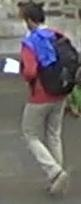
#> input picture Retrieve_dst_21611.jpg, 81 x 204 px, given in place of 0022_c4_f0031602.jpg, which was not available
$ python dHash_test.py
#> lines starting #> are read from the running program, lines starting #| are printed output that depends on the picture; pictures that were not available may be replaced by others from this repository, and a replacement may not be noted
# -*- coding: utf-8 -*-
"""
(ref) https://www.pyimagesearch.com/2017/11/27/image-hashing-opencv-python/

(ref) 이미지 Hash란 무엇인가?: https://www.kaggle.com/namepen/image-hash
(ref) intro to Hashing: https://www.2brightsparks.com/resources/articles/introduction-to-hashing-and-its-uses.html
(ref) List of hash functions: https://en.wikipedia.org/wiki/List_of_hash_functions
(ref) dHash: http://www.hackerfactor.com/blog/index.php?/archives/529-Kind-of-Like-That.html
"""


#%% 임포트 패키지
import sys
import os.path as osp
import argparse

import cv2
import matplotlib.pyplot as plt


# ================================================================= #
#                    1. Define dhash algorithm                      #
# ================================================================= #
# %% 01. dHash 알고리즘 정의

def dhash(image, hashSize=8):

    plt.imshow(image)
    plt.axis("off")
    plt.show()
    plt.close()

    """
    - the image is gray-level
    - hashSize = 8   =>  the output hash will be 8 x 8 = 64-bit


    1. resize the input image
    2. add a single column (width) so we can compute the horizontal gradient
    """
    resized = cv2.resize(image, (hashSize + 1, hashSize))

    plt.imshow(resized)
    plt.axis("off")
    plt.show()
    plt.close()
    print(resized.shape)


    """
    3. compute the (relative) horizontal gradient between adjacent column pixels
    """
    diff = resized[:, 1:] > resized[:, :-1]


    plt.imshow(diff)
    plt.axis("off")
    plt.show()
    plt.close()
    print(diff.shape)

    """
    4. convert the difference image to a hash
    """
    return sum([2 ** i for (i, v) in enumerate(diff.flatten()) if v])


# ================================================================= #
#                        2. Hyperparameters                         #
# ================================================================= #
# %% 02. 하이퍼파라미터 설정
DB_root = osp.join("dataset")

galleryPath =  osp.join(DB_root, "gallery")
queryPath = osp.join(DB_root, "query")


# ================================================================= #
#                          3. Processing                            #
# ================================================================= #
# %% 03. dHash 적용
img = cv2.imread("0022_c4_f0031602.jpg")
#> img is the input picture: shape (204, 81, 3); mean B, G, R 106.7, 106.9, 111.3
gray_img = cv2.cvtColor(img, cv2.COLOR_BGR2GRAY)
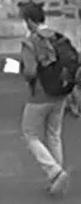
#> gray_img: shape (204, 81); min 6, max 255, mean 108.2
imageHash = dhash(gray_img, hashSize=10)
#> in dhash, `plt.show()`:
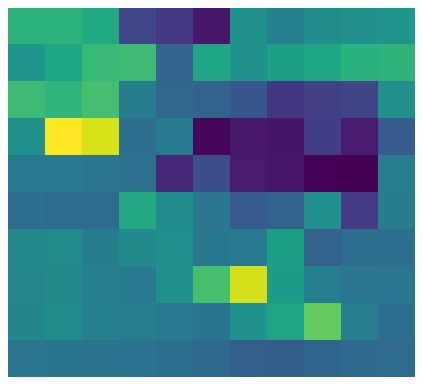
#> figure drawn by matplotlib, 1 panel
#| (10, 11)
#> in dhash, `plt.show()`:
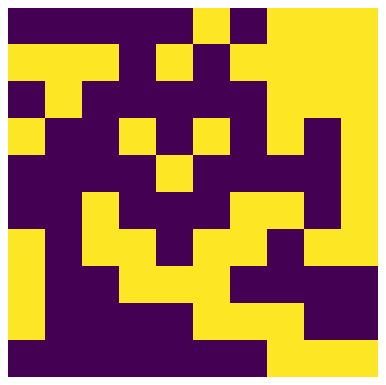
#> figure drawn by matplotlib, 1 panel
#| (10, 10)
#> imageHash = 1109466351814746276714918141856


# %%
print(img.shape)
#| (204, 81, 3)
print(imageHash)
#| 1109466351814746276714918141856
print(len(bin(imageHash)))
#| 102
print(imageHash.bit_length())
#| 100
# %%

$ run again, on Retrieve_dst_21619.jpg
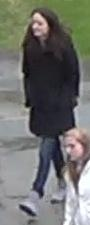
#> input picture Retrieve_dst_21619.jpg, 90 x 225 px, given in place of 0022_c4_f0031602.jpg, which was not available
#> img is the input picture: shape (225, 90, 3); mean B, G, R 108.6, 112.7, 111.8
#> in dhash, `plt.show()`:
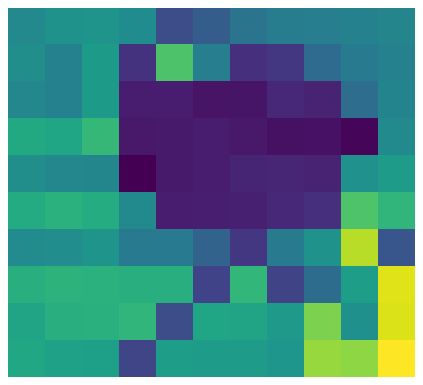
#> figure drawn by matplotlib, 1 panel
#| (10, 11)
#> in dhash, `plt.show()`:
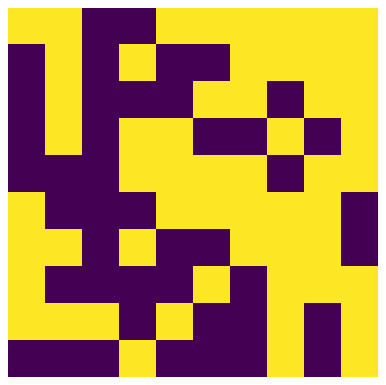
#> figure drawn by matplotlib, 1 panel
#| (10, 10)
#> imageHash = 802987760574698083703153699827
#| (225, 90, 3)
#| 802987760574698083703153699827
#| 102
#| 100
